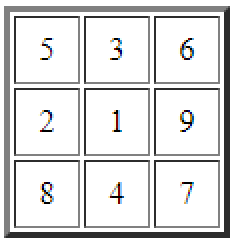
#> input picture images/12.png, 115 x 120 px, found by its file name (shown 2 times larger)
$ jupyter execute --allow-errors 'Mean& median Filter.ipynb'
#> lines starting #> are read from the running program, lines starting #| are printed output that depends on the picture
# What are the mean and median filters?

# Mean Filter

Mean filtering is a  method of smoothing images, reducing the amount of intensity variation between one pixel and the next. It is  used to reduce noise in images.
A mean filter smooths local variations in an image,and noise is reduced as a result of blurring.

How It Works

The idea of mean filtering is simply to replace each pixel value in an image with the mean ('average') value of its neighbors, including itself. Mean filtering is usually thought of as a convolution filter and it's based around a kernel, which represents the shape and size of the neighborhood to be sampled when calculating the mean. Often a 3×3 square kernel is used like this

[cell 1]
import numpy as np
import cv2
from matplotlib import pyplot as plt
img = cv2.imread('12.png',0)
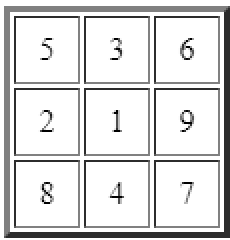
#> img: shape (120, 115) (shown 2 times larger); min 0, max 255, mean 221.1
plt.imshow(img)
plt.xticks([]), plt.yticks([])  # to hide tick values on X and Y axis
plt.show()
img = cv2.imread('13.png',0)
#> (the rest of this cell did not finish here and is left out)

5 + 3 + 6 + 2 + 1 + 9 + 8 + 4 + 7 = 45

 45 / 9 = 5

this is done by convolving image with a normalized box filter. It simply takes the average of all the pixels under kernel area and replace the central element.

# Median filter

The Median filter is a common technique for smoothing. Median smoothinging is widely used in edge detection algorithms because under certain conditions, it preserves edges while removing noise.

[cell 2]
import numpy as np
import cv2
from matplotlib import pyplot as plt
img = cv2.imread('14.png',0)
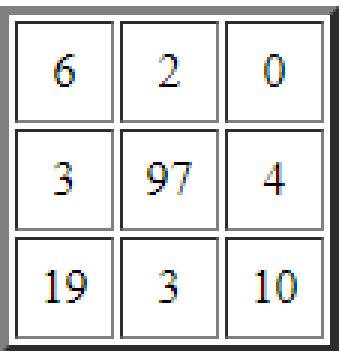
#> input picture images/14.png, 114 x 117 px, found by its file name (shown 3 times larger)
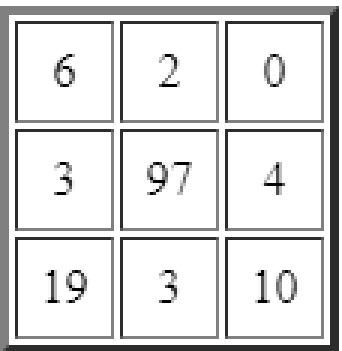
#> img: shape (117, 114) (shown 3 times larger); min 0, max 255, mean 220.6
plt.imshow(img)
plt.xticks([]), plt.yticks([])  # to hide tick values on X and Y axis
plt.show()
img = cv2.imread('15.png',0)
#> (the rest of this cell did not finish here and is left out)
